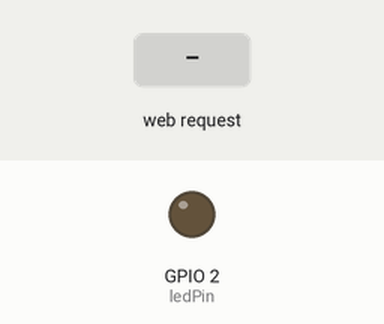
The sketch below on a simulated ESP32. Parts: output pins drawn as LEDs (lit = HIGH). The test bench sets the inputs (shaded band). WiFi joins after 1.5 s; servers stay silent unless stated; what the sketch prints to the serial monitor is not drawn.

Above: at 2.7 s.
2.8 s: HTTP request GET /on received
At 3.4 s:
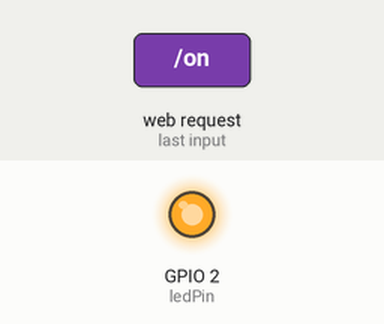
4.3 s: HTTP request GET /off received
At 5.7 s:
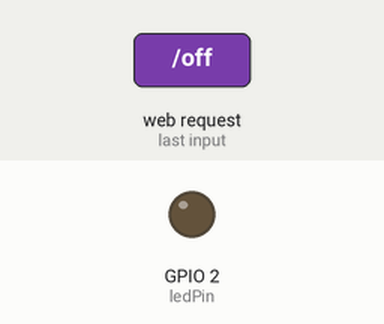
Timing chart, 0 to 7.3 s (numbered marks = the images above; inputs shaded):
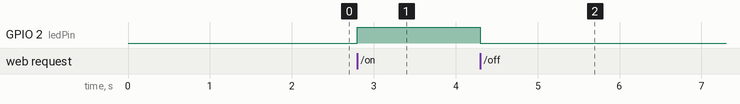

The sketch:

WiFi_LED_Control.ino
```cpp
#include <WiFi.h>
#include <WebServer.h>

const char* ssid = "YOUR_WIFI_NAME";
const char* password = "YOUR_WIFI_PASSWORD";

WebServer server(80);

const int ledPin = 2;

bool ledState = false;

void handleRoot() {

  String html = "<!DOCTYPE html><html>";
  html += "<head>";
  html += "<meta name='viewport' content='width=device-width, initial-scale=1'>";
  html += "<title>ESP32 LED Control</title>";
  html += "</head>";

  html += "<body style='text-align:center;font-family:Arial;'>";

  html += "<h1>ESP32 LED Control</h1>";

  if(ledState)
    html += "<h2>LED Status: ON</h2>";
  else
    html += "<h2>LED Status: OFF</h2>";

  html += "<p><a href='/on'><button style='width:150px;height:50px;'>ON</button></a></p>";
  html += "<p><a href='/off'><button style='width:150px;height:50px;'>OFF</button></a></p>";

  html += "</body></html>";

  server.send(200, "text/html", html);
}

void handleOn() {
  digitalWrite(ledPin, HIGH);
  ledState = true;
  handleRoot();
}

void handleOff() {
  digitalWrite(ledPin, LOW);
  ledState = false;
  handleRoot();
}

void setup() {

  Serial.begin(115200);

  pinMode(ledPin, OUTPUT);

  WiFi.begin(ssid, password);

  Serial.print("Connecting");

  while (WiFi.status() != WL_CONNECTED) {
    delay(500);
    Serial.print(".");
  }

  Serial.println("");
  Serial.println("WiFi Connected");

  Serial.print("IP Address: ");
  Serial.println(WiFi.localIP());

  server.on("/", handleRoot);
  server.on("/on", handleOn);
  server.on("/off", handleOff);

  server.begin();

  Serial.println("Web Server Started");
}

void loop() {
  server.handleClient();
}
```

Measured:
- after the input at 2.8 s, GPIO 2 (ledPin): LOW → HIGH at once
- after the input at 4.3 s, GPIO 2 (ledPin): HIGH → LOW at once
